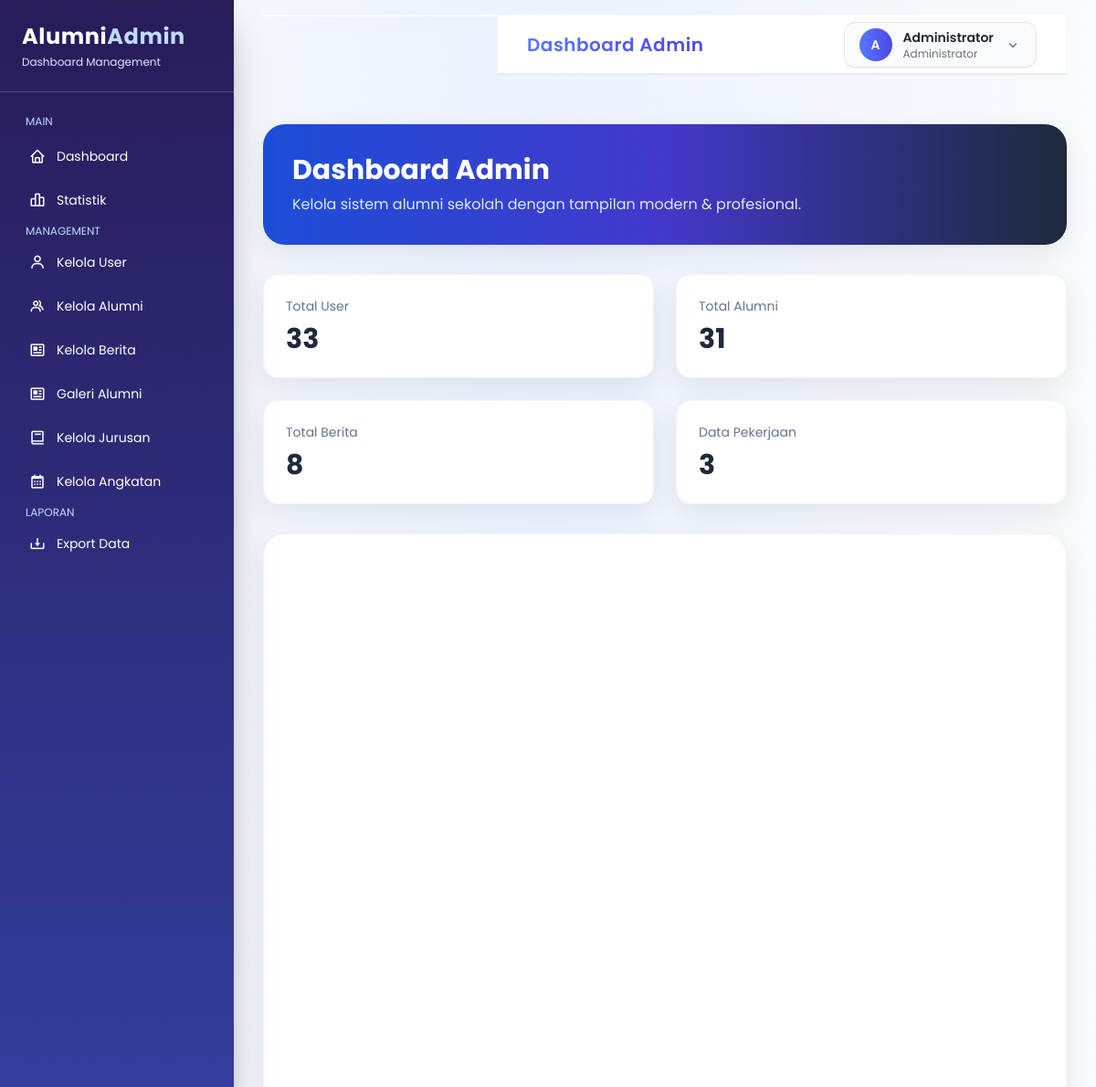
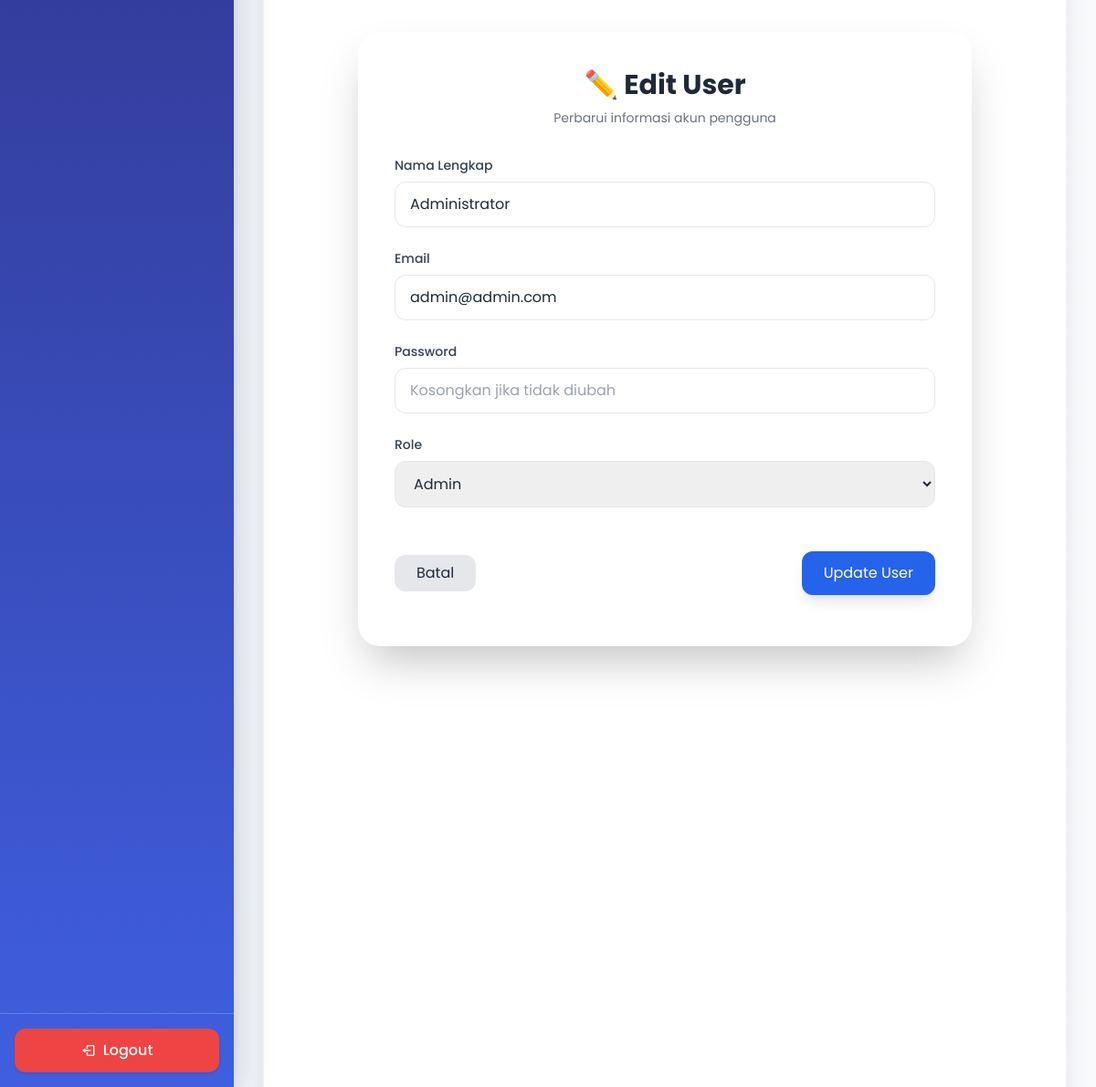
The page /dashboard_admin.php?page=user-edit&id=6 (signed in) on the database its author committed (2 pictures, top to bottom).
### tables this page shows
CREATE TABLE `user` (
  `id` int NOT NULL,
  `email` varchar(100) NOT NULL,
  `fullname` varchar(100) NOT NULL,
  `password` varchar(255) NOT NULL,
  `foto` varchar(255) DEFAULT NULL,
  `role` enum('admin','alumni') NOT NULL
);

### pages/admin/user/user_edit.php (the view, shortened to what this page needs)
<?php
require "config/koneksi.php";
$id = $_GET['id'] ?? 0;
$result = mysqli_query($conn, "SELECT * FROM user WHERE id='$id'");
$user = mysqli_fetch_assoc($result);
?>
<div class="min-h-[80vh] flex items-center justify-center px-4">
    <div class="w-full max-w-2xl
                bg-white rounded-3xl
                shadow-2xl p-10">
        <div class="mb-8 text-center">
            <h2 class="text-3xl font-bold text-gray-800">
                ✏️ Edit User
            </h2>
            <p class="text-gray-500 text-sm mt-2">
                Perbarui informasi akun pengguna
            </p>
        </div>
        <form action="dashboard_admin.php?page=user-edit-proses"
              method="POST"
              class="space-y-6">
            <div>
                <label class="block text-sm font-medium text-gray-700 mb-2">
                    Nama Lengkap
                </label>
                <input type="text"
                       name="fullname"
                       value="<?= htmlspecialchars($user['fullname']) ?>"
                       required
                       class="w-full px-4 py-3 border rounded-xl
                              focus:ring-2 focus:ring-blue-500
                              focus:border-blue-500 outline-none transition">
            </div>
            <div>
                <label class="block text-sm font-medium text-gray-700 mb-2">
                    Email
                </label>
                <input type="email"
                       name="email"
                       value="<?= htmlspecialchars($user['email']) ?>"
                       required
                       class="w-full px-4 py-3 border rounded-xl
                              focus:ring-2 focus:ring-blue-500
                              focus:border-blue-500 outline-none transition">
            </div>
            <div>
                <label class="block text-sm font-medium text-gray-700 mb-2">
                    Password
                </label>
                <input type="password"
                       name="password"
                       placeholder="Kosongkan jika tidak diubah"
                       class="w-full px-4 py-3 border rounded-xl
                              focus:ring-2 focus:ring-blue-500
                              focus:border-blue-500 outline-none transition">
            </div>
            <div>
                <label class="block text-sm font-medium text-gray-700 mb-2">
                    Role
                </label>
                <select name="role" required
                        class="w-full px-4 py-3 border rounded-xl
                               focus:ring-2 focus:ring-blue-500
                               focus:border-blue-500 outline-none transition">
                    <option value="admin" <?= $user['role']=='admin'?'selected':'' ?>>Admin</option>
                </select>
            </div>
            <div class="flex justify-between items-center pt-6">
                <a href="dashboard_admin.php?page=user"
                   class="px-6 py-2 bg-gray-200 hover:bg-gray-300 rounded-xl transition">
                    Batal
                </a>
                <button type="submit"
                        class="px-6 py-3 bg-blue-600 hover:bg-blue-700 text-white rounded-xl shadow-lg transition">
                    Update User
                </button>
            </div>
        </form>
    </div>
</div>

### dashboard_admin.php (style rules this page uses)
body { background: linear-gradient(to right,#f8fafc,#eef2ff,#f8fafc); }

### rows shown on the page
user: fullname "Administrator", email "admin@admin.com", role "Admin"

### other values the page prints
substr($_SESSION['fullname'],0,1) "A"
$_SESSION['fullname'] "Administrator"
$total_user "33"
$total_alumni "31"
$total_berita "8"
$total_pekerjaan "3"
